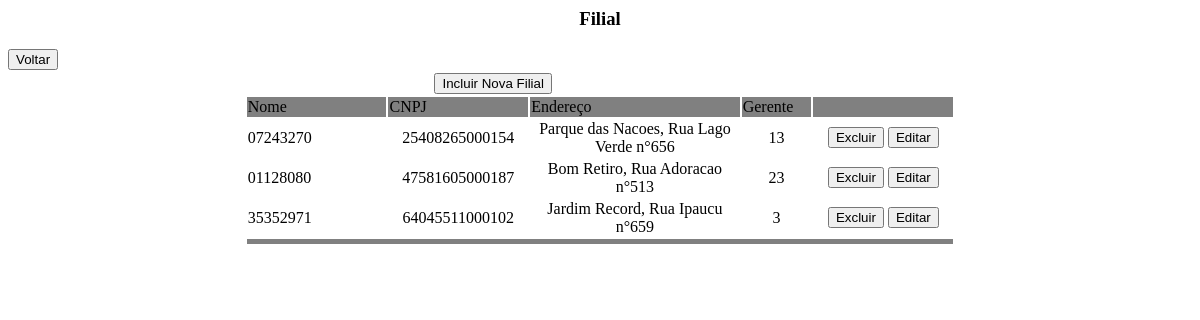
The page /listar_filial.php on the database as committed earlier.
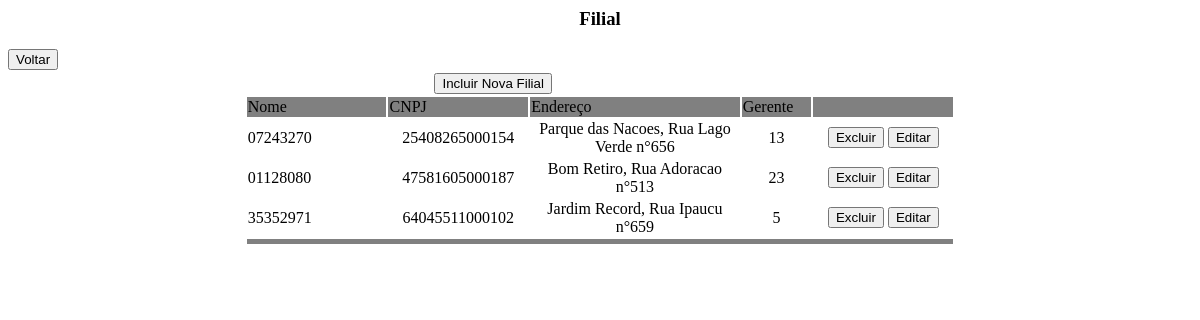
The same page on the database as committed later.
### tables this page shows
CREATE TABLE Filial (
	idFilial			INT				NOT NULL AUTO_INCREMENT,
    cnpj				VARCHAR(14)		NOT NULL,
    cep					VARCHAR(8)		NOT NULL,
    nome				VARCHAR(100)	NOT NULL,
    numero				INT				NOT NULL,
    bairro 				VARCHAR(30)		NOT NULL,
    logradouro			VARCHAR(50)		NOT NULL,
    idGerente			INT				NULL,
    data_inicio_gestao	DATE			NULL,
    CONSTRAINT pk_filial PRIMARY KEY (idFilial),
    CONSTRAINT uk_cnpj UNIQUE (cnpj)
);

### listar_filial.php (the view, shortened to what this page needs)
<html>
<head>
</head>
<body>
    <center>
        <h3>Filial</h3>
    </center>
    <form name="form1" method="POST" action="form_incluir_filial.php">
        <input type="button" value="Voltar" onclick="location.href='index.php'">
        <table border="0" align="center" width="60%">
            <?php
            include("./config.php");
            $con = mysqli_connect($host, $login, $senha, $bd);
            $sql = "SELECT * FROM filial ORDER BY cnpj";
            $tabela = mysqli_query($con, $sql);
            if (mysqli_num_rows($tabela) == 0) {
            ?>
                <tr>
                    <td align="center">Nao ha nenhuma filial cadastrada.</td>
                </tr>
                <tr>
                    <td align="center"><input type="submit" value="incluir Filial"></td>
                </tr>
            <?php
            } else {
            ?>
                <tr>
                    <td colspan="3" align="center"><input type="submit" value="Incluir Nova Filial"></td>
                </tr>
                <tr bgcolor="grey">
                    <td width="20%">Nome</td>
                    <td width="20%">CNPJ</td>
                    <td width="30%">Endereço</td>
                    <td width="10%">Gerente</td>
                    <td width="30%"></td>
                </tr>
                <?php
                while ($dados = mysqli_fetch_row($tabela)) {
                ?>
                    <tr>
                        <td><?php echo $dados[2]; ?></td>
                        <td align="center"><?php echo $dados[1]; ?></td>
                        <td align="center"><?php echo $dados[5] . ", " . $dados[6] . " n°" . $dados[4]; ?></td>
                        <td align="center"><?php echo $dados[7]; ?></td>
                        <td align="center">
                            <input type="button" value="Excluir" onclick="location.href='excluir_filial.php?idFilial=<?php echo $dados[0]; ?>'">
                            <input type="button" value="Editar" onclick="location.href='form_incluir_filial.php?idFilial=<?php echo $dados[0]; ?>'">
                        </td>
                    </tr>
                <?php
                }
                ?>
                <tr bgcolor="grey">
                    <td colspan="5" height="5"></td>
                </tr>
            <?php
            }
            ?>
        </table>
    </form>
</body>
</html>

Rows that differ between the two databases and show on the page:
changed filial "Jardim Record": idGerente "3" → "5"
